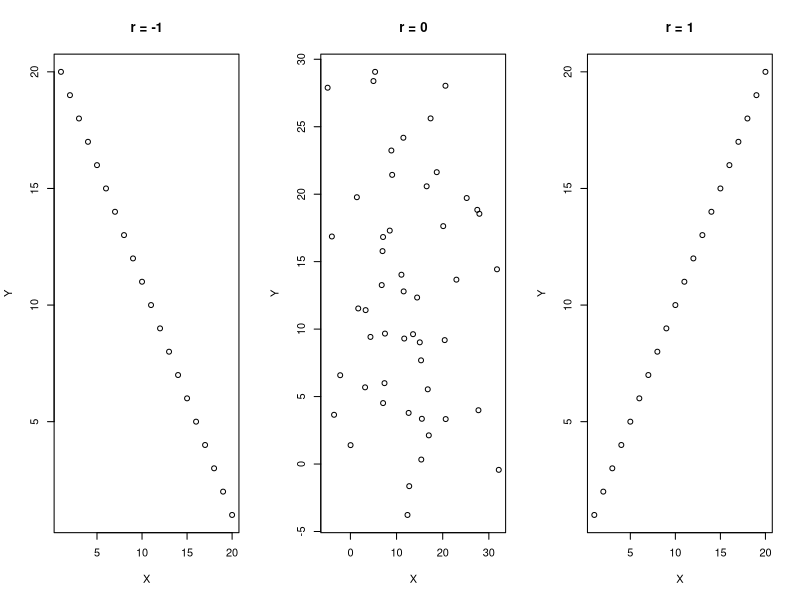
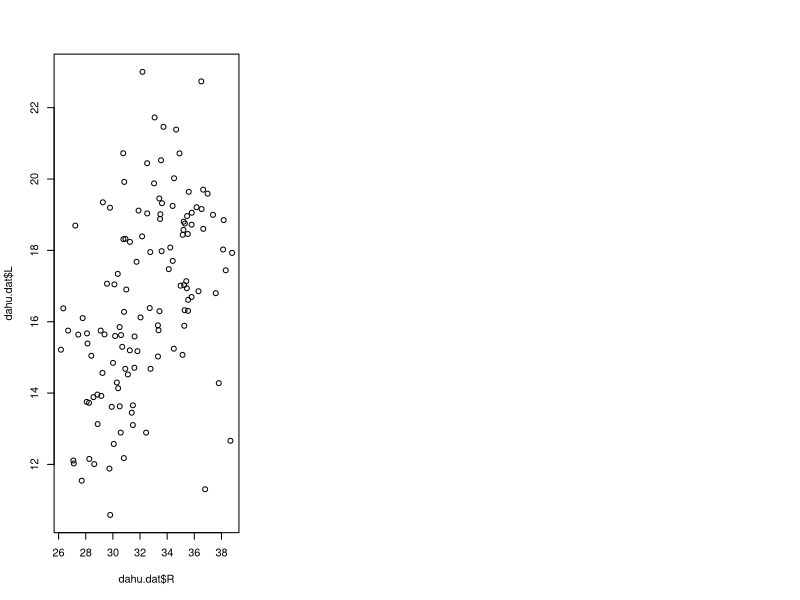
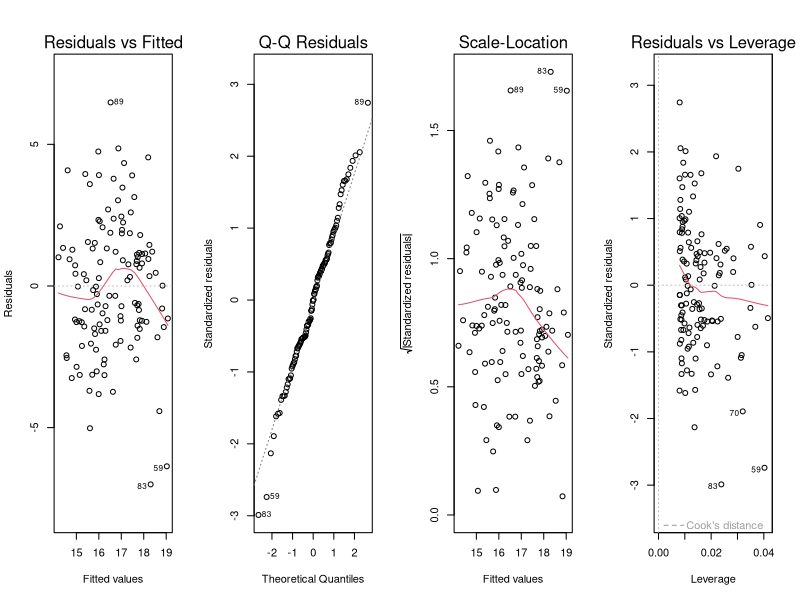
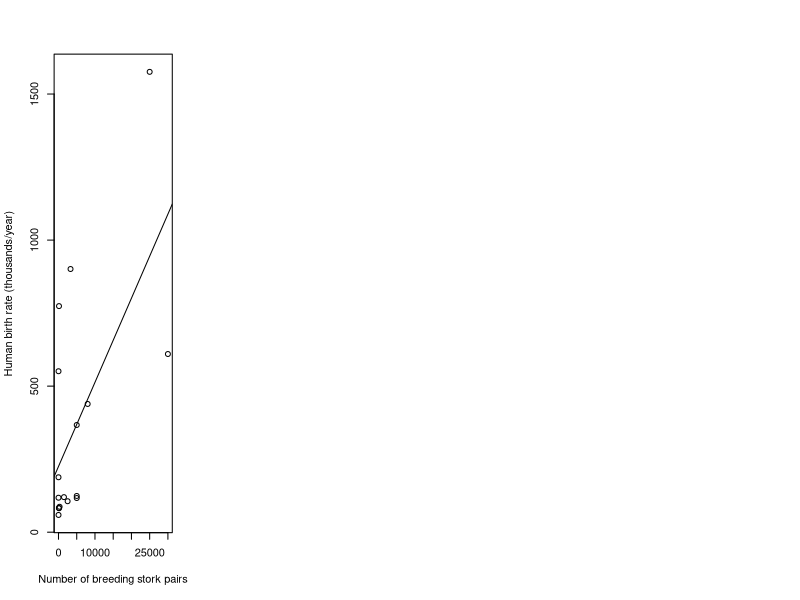
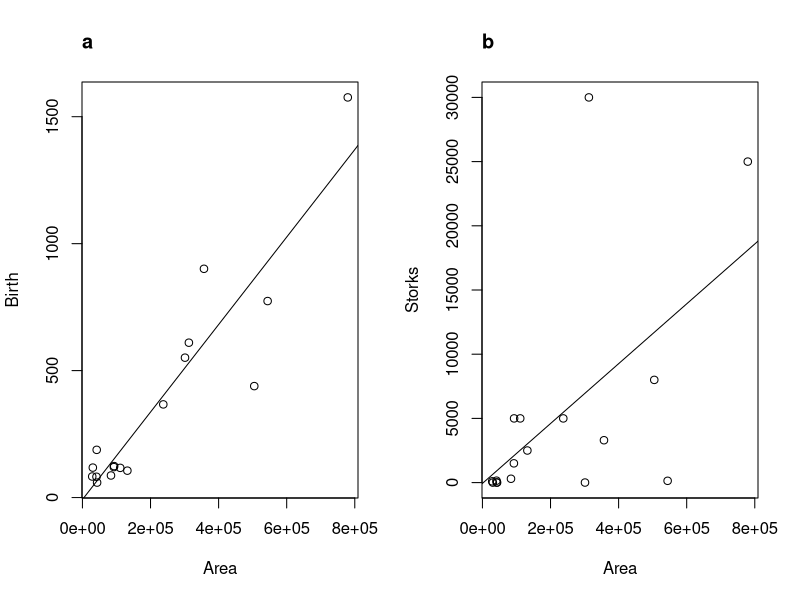

These charts were generated, in order, by the following R code:
## ---- chunk 1
par(mfrow=c(1,3))

plot(rev(seq(1:20))~seq(1:20), xlab="X",ylab="Y")
title("r = -1")

a<-rnorm(50,10,10)
b<-rnorm(50,10,10)
plot(a~b, xlab="X",ylab="Y")
title("r = 0")

plot((seq(1:20))~seq(1:20), xlab="X",ylab="Y")
title("r = 1")
## ---- chunk 2
setwd("~/Repos/ecostats.co/_drafts")
dahu.dat<-read.csv("dahu.csv")
## ---- chunk 3
cor.test(dahu.dat$R,dahu.dat$L)
## ---- chunk 4
plot(dahu.dat$R,dahu.dat$L)
## ---- chunk 5
dahu.lm<-lm(dahu.dat$L~dahu.dat$R)
dahu.lm
## ---- chunk 6
summary(dahu.lm)
## ---- chunk 7
par(mfrow=c(1,4))
plot(dahu.lm)
## ---- chunk 8
storks.dat <- read.csv("storks.csv")
head(storks.dat)
## ---- chunk 9
with(storks.dat,plot(Birth~Storks, xlab="Number of breeding stork pairs", ylab="Human birth rate (thousands/year)"))
storks.lm<-lm(Birth~Storks,data=storks.dat)
abline(storks.lm)
## ---- chunk 10
summary(storks.lm)
## ---- chunk 11
par(mfrow = c( 1,2))

with(storks.dat,plot(Birth~Area))
title("a",adj=0)
storks2.lm<-lm(Birth~Area,data=storks.dat)
abline(storks2.lm)

with(storks.dat,plot(Storks~Area))
title("b",adj=0)
storks3.lm<-lm(Storks~Area,data=storks.dat)
abline(storks3.lm)
## ---- chunk 12
storks2.lm<-lm(Birth~Area,data=storks.dat)
summary(storks2.lm)
## ---- chunk 13
storks3.lm<-lm(Storks~Area,data=storks.dat)
summary(storks3.lm)
## ---- chunk 14
storks4.lm<-lm(Storks~Area-1,data=storks.dat)
summary(storks4.lm)
## ---- chunk 15
summary(lm(Birth~Area+Storks,data=storks.dat))
## ---- chunk 16
setwd("~/Repos/ecostats.co/_drafts")
## ---- chunk 17
hfc.dat<-read.table("HFC_2013_standardizzato.txt",header=T)
## ---- chunk 18
hfc.lm<-lm(hfc.dat$st_weight~hfc.dat$st_age,na.action=na.omit)
summary(hfc.lm)
## ---- chunk 19
hfc2.lm<-lm(hfc.dat$st_weight~hfc.dat$st_age+I(hfc.dat$st_age^2),na.action=na.omit)
summary(hfc2.lm)
## ---- chunk 20
dahu.dat$Sex<-as.factor(dahu.dat$Sex)
dahu2.lm<-lm(dahu.dat$L~dahu.dat$Sex)
## ---- chunk 21
summary(dahu2.lm)
## ---- chunk 22
hfc.dat$year<-as.factor(hfc.dat$year)
hfc3.lm<-lm(hfc.dat$st_weight~hfc.dat$year)
## ---- chunk 23
summary(hfc3.lm)
## ---- chunk 24
anova(hfc3.lm)
## ---- chunk 25
hfc3.lm<-lm(hfc.dat$st_weight~hfc.dat$year-1)
summary(hfc3.lm)
